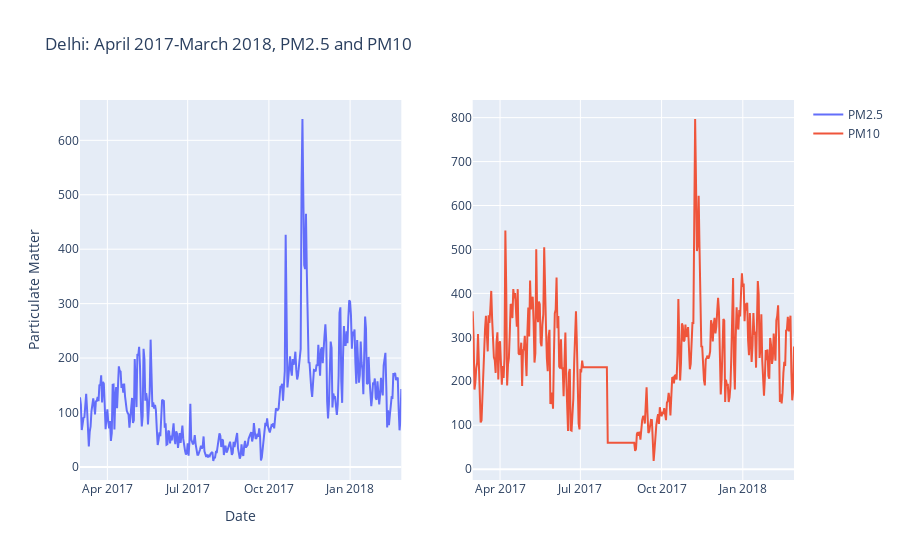

The cell this chart's notebook holds for it:
### Code cell
df_delhi_year_17_18 = df_delhi[(df_delhi['Date']>='2017-03')&(df_delhi['Date']<'2018-03')]
fig = make_subplots(rows=1, cols=2)
fig.add_trace(go.Scatter(x=df_delhi_year_17_18['Date'], y=df_delhi_year_17_18['PM2.5'], mode='lines', name='PM2.5'),row=1, col=1)
fig.add_trace(go.Scatter(x=df_delhi_year_17_18['Date'], y=df_delhi_year_17_18['PM10'], mode='lines', name='PM10'),row=1, col=2)
fig.update_layout(title='Delhi: April 2017-March 2018, PM2.5 and PM10',
                  xaxis_title='Date',
                  yaxis_title='Particulate Matter')
fig.show()

### Figure 1 — Plotly figure (JSON) as saved in the notebook; plotly's stock layout.template omitted (floating-point values rounded to 4 significant figures; data arrays with more than 128 entries replaced by an {"elided": "..."} marker saying what was removed)
{"data": [{"mode": "lines", "name": "PM2.5", "type": "scatter", "x": {"elided": "365 str values"}, "xaxis": "x", "y": {"elided": "365 float values"}, "yaxis": "y"}, {"mode": "lines", "name": "PM10", "type": "scatter", "x": {"elided": "365 str values"}, "xaxis": "x2", "y": {"elided": "365 float values"}, "yaxis": "y2"}], "layout": {"title": {"text": "Delhi: April 2017-March 2018, PM2.5 and PM10"}, "xaxis": {"anchor": "y", "domain": [0, 0.45], "title": {"text": "Date"}}, "xaxis2": {"anchor": "y2", "domain": [0.55, 1]}, "yaxis": {"anchor": "x", "domain": [0, 1], "title": {"text": "Particulate Matter"}}, "yaxis2": {"anchor": "x2", "domain": [0, 1]}}}
